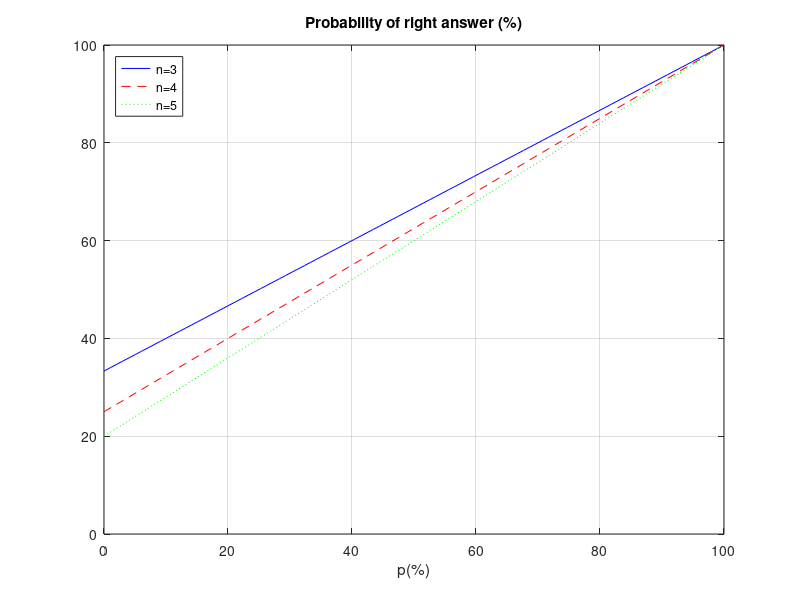
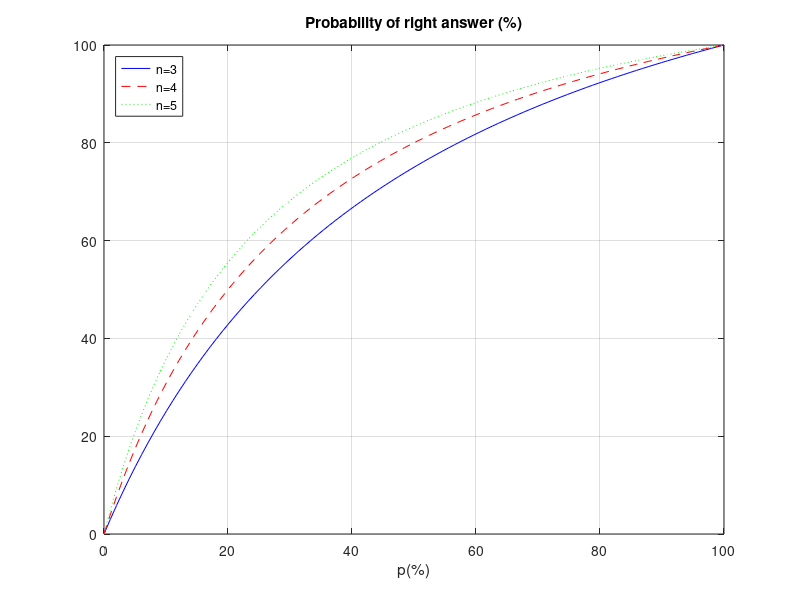

The MATLAB script that drew these images, in order:
%1a
p1 = 0.6;
n1 = 4;
res1 = 1*p1 + 1/n1 * (1-p1);

%1b
p2 = 0.7;
n2 = 5;
res2 = 1*p2 / (p2+(1-p2)/n2);

%1c
p3 = linspace(0, 1, 100);  
f_1 = 1*p3 + (1/3) * (1-p3);
f_2 = 1*p3 + (1/4) * (1-p3);
f_3 = 1*p3 + (1/5) * (1-p3);

figure(1)
plot(p3 * 100, f_1 * 100, 'b-', p3 * 100, f_2 * 100, 'r--', p3 * 100, f_3 * 100, 'g:')
title("Probability of right answer (%)")
xlabel("p(%)")
legend('n=3', 'n=4', 'n=5', 'location', 'NorthWest')
axis([0 100 0 100])
grid on

%1d
p4 = linspace(0, 1, 100);  
f_4 = 1*p4 ./ (p4+(1-p4)/3);
f_5 = 1*p4 ./ (p4+(1-p4)/4);
f_6 = 1*p4 ./ (p4+(1-p4)/5);

figure(2)
plot(p4 * 100, f_4 * 100, 'b-', p4 * 100, f_5 * 100, 'r--', p4 * 100, f_6 * 100, 'g:')
title("Probability of right answer (%)")
xlabel("p(%)")
legend('n=3', 'n=4', 'n=5', 'location', 'NorthWest')
axis([0 100 0 100])
grid on